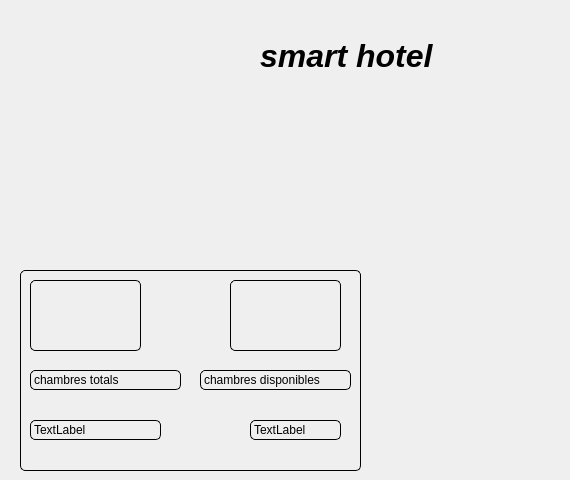
       <widget class="QWidget" name="page">
        <widget class="QLabel" name="label_71">
         <property name="geometry">
          <rect>
           <x>260</x>
           <y>20</y>
           <width>301</width>
           <height>71</height>
          </rect>
         </property>
         <property name="font">
          <font>
           <pointsize>24</pointsize>
           <italic>true</italic>
           <bold>true</bold>
          </font>
         </property>
         <property name="text">
          <string>smart hotel</string>
         </property>
        </widget>
        <widget class="QFrame" name="frame_3">
         <property name="geometry">
          <rect>
           <x>20</x>
           <y>270</y>
           <width>341</width>
           <height>201</height>
          </rect>
         </property>
         <property name="styleSheet">
          <string notr="true">border: 1px solid black; 
 border-radius: 5px; </string>
         </property>
         <property name="frameShape">
          <enum>QFrame::StyledPanel</enum>
         </property>
         <property name="frameShadow">
          <enum>QFrame::Raised</enum>
         </property>
         <widget class="QLabel" name="label_2">
          <property name="geometry">
           <rect>
            <x>10</x>
            <y>10</y>
            <width>111</width>
            <height>71</height>
           </rect>
          </property>
          <property name="text">
           <string/>
          </property>
          <property name="pixmap">
           <pixmap>../../../Downloads/lit-double (1).png</pixmap>
          </property>
          <property name="scaledContents">
           <bool>true</bool>
          </property>
         </widget>
         <widget class="QLabel" name="label_89">
          <property name="geometry">
           <rect>
            <x>10</x>
            <y>100</y>
            <width>151</width>
            <height>20</height>
           </rect>
          </property>
          <property name="text">
           <string>chambres totals</string>
          </property>
         </widget>
         <widget class="QLabel" name="label_72">
          <property name="geometry">
           <rect>
            <x>10</x>
            <y>150</y>
            <width>131</width>
            <height>20</height>
           </rect>
          </property>
          <property name="text">
           <string>TextLabel</string>
          </property>
         </widget>
         <widget class="QLabel" name="label_29">
          <property name="geometry">
           <rect>
            <x>210</x>
            <y>10</y>
            <width>111</width>
            <height>71</height>
           </rect>
          </property>
          <property name="text">
           <string/>
          </property>
          <property name="pixmap">
           <pixmap>../../../Downloads/clef-de-chambre (1).png</pixmap>
          </property>
          <property name="scaledContents">
           <bool>true</bool>
          </property>
         </widget>
         <widget class="QLabel" name="label_73">
          <property name="geometry">
           <rect>
            <x>230</x>
            <y>150</y>
            <width>91</width>
            <height>20</height>
           </rect>
          </property>
          <property name="text">
           <string>TextLabel</string>
          </property>
         </widget>
         <widget class="QLabel" name="label_90">
          <property name="geometry">
           <rect>
            <x>180</x>
            <y>100</y>
            <width>151</width>
            <height>20</height>
           </rect>
          </property>
          <property name="text">
           <string>chambres disponibles </string>
          </property>
         </widget>
        </widget>
       </widget>
